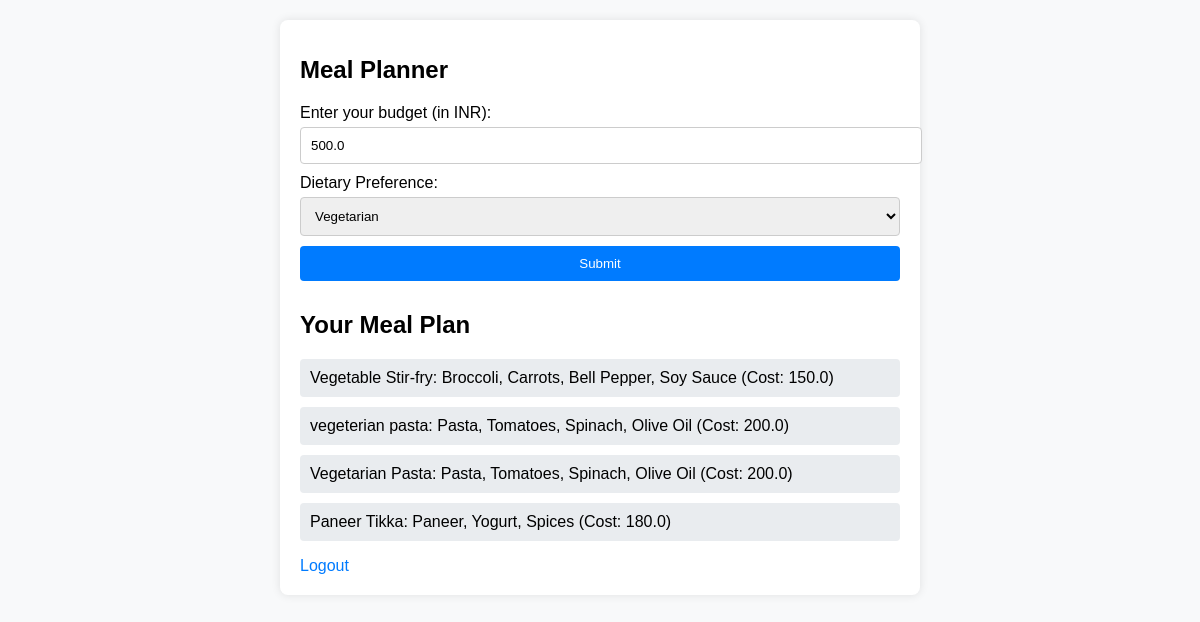
The app's page /generate/ (signed in) with its own data.
### planner/models.py (models this page shows, shortened)
class UserBudget(models.Model):
    user = models.OneToOneField(User, on_delete=models.CASCADE)
    budget = models.FloatField()
    dietary_preference = models.CharField(max_length=100)

class Recipe(models.Model):
    name = models.CharField(max_length=100)
    ingredients = models.TextField()
    cost = models.FloatField()
    dietary_preference = models.CharField(max_length=50)

### planner/views.py (the view)
# urls.py: path('generate/', views.generate_meal_plan, name='generate_meal_plan'),
@login_required
def generate_meal_plan(request):
    try:
        user_budget = UserBudget.objects.get(user=request.user)
    except UserBudget.DoesNotExist:
        user_budget = None
    if request.method == 'POST':
        form = BudgetForm(request.POST, instance=user_budget)
        if form.is_valid():
            user_budget = form.save(commit=False)
            user_budget.user = request.user
            user_budget.save()
            messages.success(request, 'Your budget and dietary preferences have been saved.')
            return redirect('generate_meal_plan')
        else:
            messages.error(request, 'There was an error saving your data. Please try again.')
    else:
        form = BudgetForm(instance=user_budget)
    if user_budget:
        recipes = Recipe.objects.filter(
            dietary_preference__iexact=user_budget.dietary_preference,
            cost__lte=user_budget.budget
        )
        if not recipes:
            messages.warning(request, 'No recipes found for the given budget and dietary preference. Showing default recipes.')
            recipes = Recipe.objects.all()[:5]  # Show default recipes if none match
    else:
        recipes = None
    return render(request, 'planner/meal_plan.html', {
        'form': form,
        'recipes': recipes
    })

### planner/forms.py
class BudgetForm(forms.ModelForm):
    class Meta:
        model = UserBudget
        fields = ['budget', 'dietary_preference']

### planner/templates/planner/meal_plan.html (shortened to what this page needs)
{% load static %}
<!DOCTYPE html>
<html>
<head>
    <link rel="stylesheet" type="text/css" href="{% static 'planner/styles.css' %}">
</head>
<body>
    <div class="container">
        <h1>Meal Planner</h1>
        <form method="POST" action="{% url 'generate_meal_plan' %}">
            <label for="budget">Enter your budget (in INR):</label>
            <input type="number" id="budget" name="budget" step="0.01" value="{{ form.budget.value|default:'' }}">
            <label for="dietary_preference">Dietary Preference:</label>
            <select id="dietary_preference" name="dietary_preference">
                <option value="vegetarian" {% if form.dietary_preference.value == "vegetarian" %}selected{% endif %}>Vegetarian</option>
            </select>
            <button type="submit">Submit</button>
        </form>
        {% if recipes %}
            <h2>Your Meal Plan</h2>
            <ul>
                {% for recipe in recipes %}
                    <li>{{ recipe.name }}: {{ recipe.ingredients }} (Cost: {{ recipe.cost }})</li>
                {% endfor %}
            </ul>
        {% else %}
            <p>No recipes found for the given budget and dietary preference.</p>
        {% endif %}
        <a href="{% url 'account_logout' %}">Logout</a>
    </div>
</body>
</html>

### planner/static/planner/styles.css (style rules this page uses)
body { font-family: Arial, sans-serif; background-color: #f8f9fa; margin: 0; padding: 20px; }
.container { max-width: 600px; margin: 0 auto; padding: 20px; background-color: #ffffff; border-radius: 8px; box-shadow: 0 0 10px rgba(0, 0, 0, 0.1); }
h1 { font-size: 24px; margin-bottom: 20px; }
form { margin-bottom: 20px; }
label { display: block; margin-bottom: 5px; }
input, select, button { width: 100%; padding: 10px; margin-bottom: 10px; border: 1px solid #ccc; border-radius: 4px; }
button { background-color: #007bff; color: #ffffff; border: none; cursor: pointer; }
ul { list-style-type: none; padding: 0; }
li { background-color: #e9ecef; margin-bottom: 10px; padding: 10px; border-radius: 4px; }
a { color: #007bff; text-decoration: none; }

### records on screen
UserBudget: budget "500.0", dietary_preference "Vegetarian"
Recipe: name "Vegetable Stir-fry", ingredients "Broccoli, Carrots, Bell Pepper, Soy Sauce", cost "150.0"
Recipe: name "vegeterian pasta", ingredients "Pasta, Tomatoes, Spinach, Olive Oil", cost "200.0"
Recipe: name "Vegetarian Pasta", ingredients "Pasta, Tomatoes, Spinach, Olive Oil", cost "200.0"
Recipe: name "Paneer Tikka", ingredients "Paneer, Yogurt, Spices", cost "180.0"
